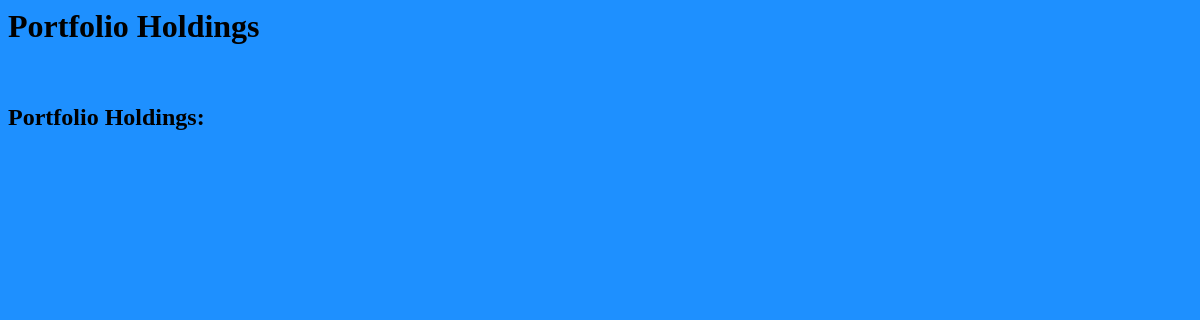
Page /view-holdings on the earlier database version.
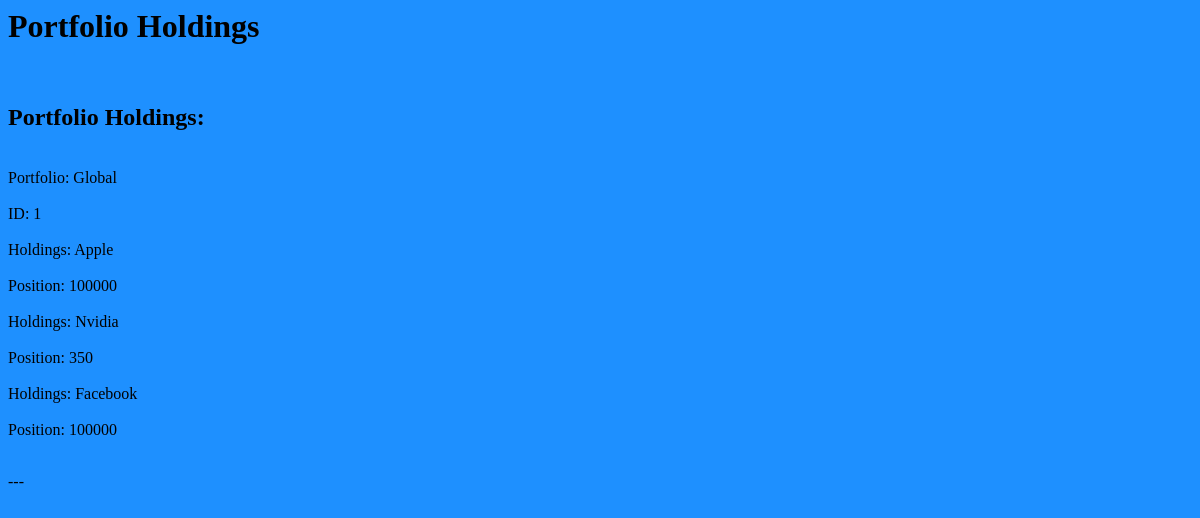
Same page on the later database version.
### application/models.py (models this page shows)
class Portfolio(db.Model):
    id = db.Column(db.Integer, primary_key=True)
    name = db.Column(db.String(50), nullable=False)
    stocks = db.relationship ('Stock', backref='portfolio',lazy='dynamic')

class Stock(db.Model):
    id = db.Column(db.Integer, primary_key=True)
    portfolio_id = db.Column(db.Integer, db.ForeignKey('portfolio.id'))
    stock = db.Column(db.String(50), nullable=False)
    position = db.Column(db.Integer, nullable=False)

### application/routes.py (the view)
@app.route('/view-holdings', methods=['GET', 'POST'])
def view_portfolio():
    portfolio = Portfolio.query.all()
    stocks = Stock.query.all()
    return render_template("viewportfolio.html", portfolio=portfolio, stocks=stocks)

### application/templates/viewportfolio.html (shortened to what this page needs)
{% extends 'layout.html' %}
{% block body %}
   <h2>Portfolio Holdings:</h2>
   {% for portfolio in portfolio %}
       <br>
       Portfolio: {{ portfolio.name}}  <br>
       <br> ID: {{portfolio.id}} <br>
            {% for stocks in portfolio.stocks %}
       <br> Holdings: {{stocks.stock}} <br>
       <br> Position: {{stocks.position}} <br>
       {% endfor %}
       <br>
       ---
       <br>
       {% endfor %}
       <br>
{% endblock body %}

### application/templates/layout.html
<html>
<body style="background-color: dodgerblue;">
<h1>Portfolio Holdings</h1>
<br>
{% block body %}
{% endblock body %}
</body>
</html>

Differences in the rows shown:
added Portfolio: name "Global", id "1"
now on this page (row edited): Stock: stock "Apple", position "100000"
now on this page (row edited): Stock: stock "Nvidia", position "350"
added Stock: stock "Facebook", position "100000"
